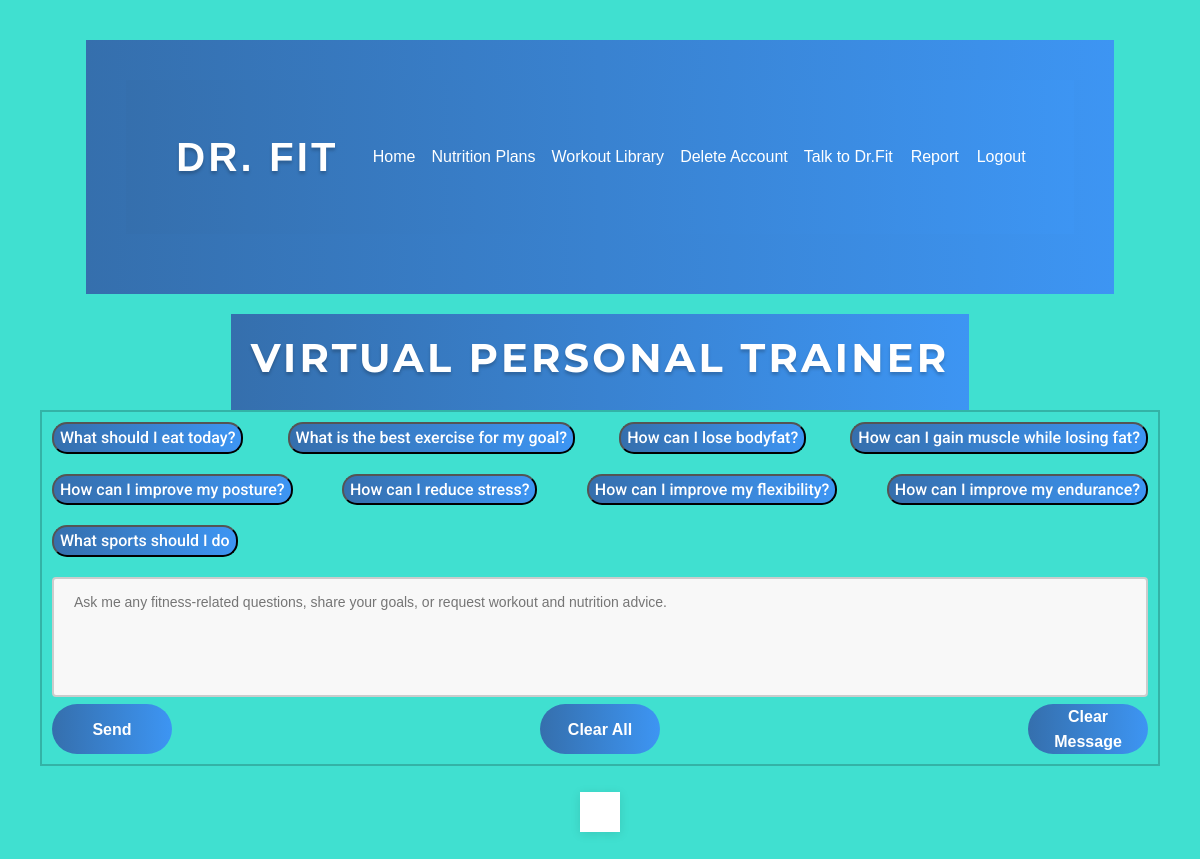
The app's page /main/1 (signed in), older data.
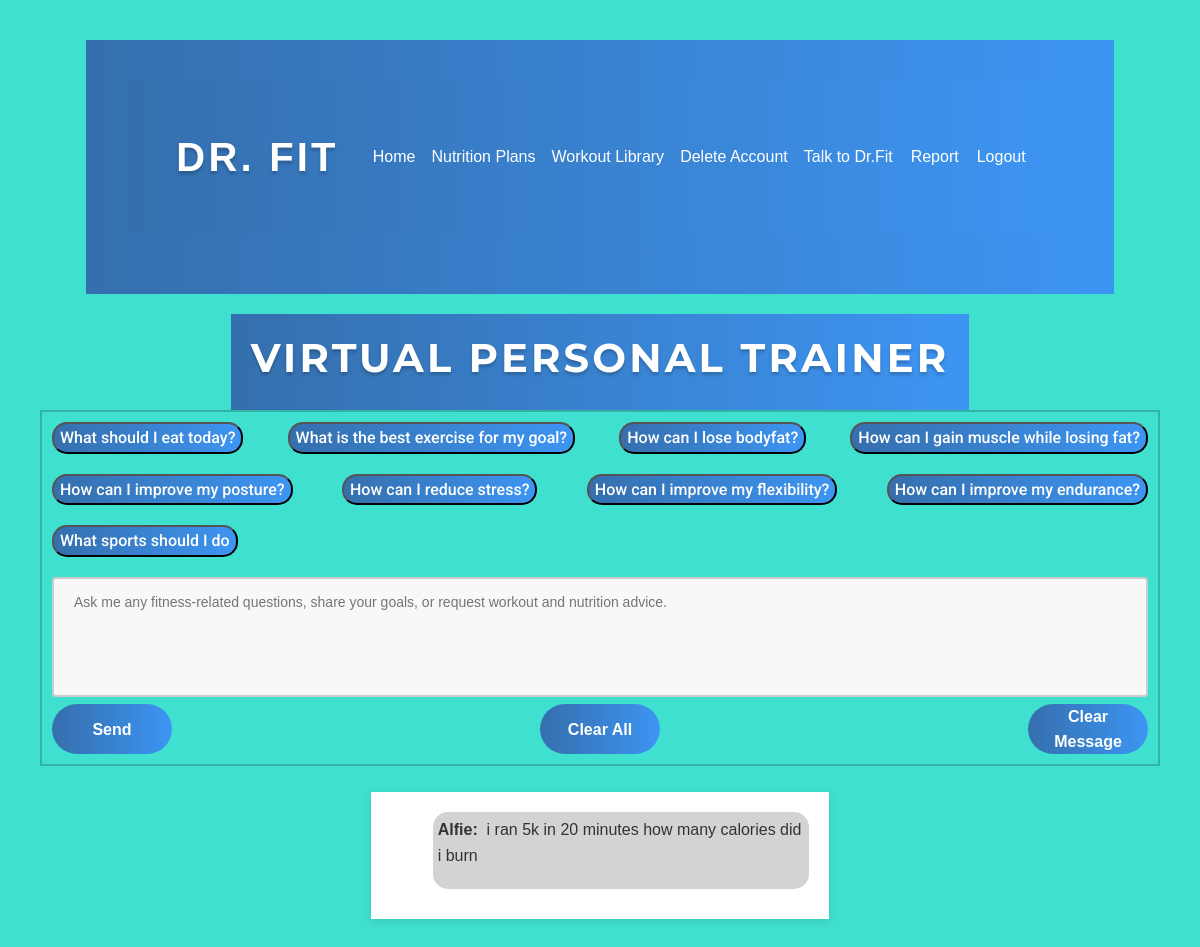
The same page, newer data.
### tables this page shows
CREATE TABLE users (id INTEGER PRIMARY KEY AUTOINCREMENT, username TEXT, email TEXT, password TEXT, gender TEXT, age INTEGER, height REAL, weight REAL, waist REAL, neck REAL, hip REAL, head REAL, goal TEXT, determination_level TEXT, activity_level TEXT, bmr_type TEXT, body_fat_percentage INTEGER, initial_plan TEXT, report TEXT, bmr FLOAT);

### blueprints/get_response.py (the view)
@get_response.route('/main/<int:user_id>')
@login_required
def mainPage(user_id) -> render_template:
    print("ROUTE: main", "FUNC: mainPage\n")
    print("SESSION: ", session)
    if not session.get("conversation"):
        print("No conversation in session - loading from the database\n")
        session["conversation"] = []
        conn = sqlite3.connect('database.db')
        curs = conn.cursor()
        curs.execute("SELECT conversation FROM conversations WHERE user_id = (?)", [user_id])
        for row in curs:
            print('xxx',row[0])
            conv_rec = eval(row[0])
            session["conversation"].append({"role": "user", "content": conv_rec['user']})
            response = conv_rec['assistant']
            if response:
                session["conversation"].append({"role": "assistant", "content": response})
        conn.close()
        print(session)
    if not session.get("conversation"):
        session["conversation"] = []
    print("SESSION: ", session)
    return render_template('main.html', conversation=session["conversation"], user_id=user_id, user_goal=current_user.goal)

### app.py (called while the page is built)
@login_manager.user_loader # Decorator for the user_loader function
def load_user(user_id):
    user_data = loadUserObject(user_id) # Loads the user data from the database
    return user_data # Returns the user data

@app.before_request
def before_request():
    if current_user.is_authenticated:  # Checks if the user is authenticated
        conn = sqlite3.connect('database.db') # Connect to the SQLite database
        curs = conn.cursor() # Create a cursor object to execute SQL commands
        curs.execute("SELECT username, gender, age, height, weight, goal FROM users WHERE id = (?)", [current_user.id]) # Fetch the user data by user ID
        g.user_data = curs.fetchone() # Assign the fetched user data to a global object "g" which is unique for each request context
        conn.close() # Close the connection to the SQLite database

### blueprints/user.py (called while the page is built)
def loadUserObject(user_id):
    conn = sqlite3.connect('database.db')
    curs = conn.cursor()
    curs.execute("SELECT id, username, email, password, gender, age, height, weight, goal, determination_level, activity_level, bmr_type, body_fat_percentage FROM users WHERE id = (?)", [user_id])
    user_data = curs.fetchone()
    conn.close()
    if user_data:
        return User(*user_data)
    else:
        return None

### templates/main.html (shortened to what this page needs)
{% extends "index.html" %}
{% block content %}
<body>
    <nav>
        <h1>Virtual Personal Trainer</h1>
    </nav>
    <div class="form-wrapper">
        <form action="{{ url_for('get_response.response', user_id=user_id) }}" method="POST">
            <div class="button-container">
                <button class="example_question" type="button" onclick="fillQuestion('What should I eat today?')">What should I eat today?</button>
                <button class="example_question" type="button" onclick="fillQuestion('What is the best exercise for my goal?')">What is the best exercise for my goal?</button>
                <button class="example_question" type="button" onclick="fillQuestion('How can I lose bodyfat?')">How can I lose bodyfat?</button>
                <button class="example_question" type="button" onclick="fillQuestion('How can I gain muscle while losing fat?')">How can I gain muscle while losing fat?</button>
                <button class="example_question" type="button" onclick="fillQuestion('How can I improve my posture?')">How can I improve my posture?</button>
                <button class="example_question" type="button" onclick="fillQuestion('How can I reduce stress?')">How can I reduce stress?</button>
                <button class="example_question" type="button" onclick="fillQuestion('How can I improve my flexibility?')">How can I improve my flexibility?</button>
                <button class="example_question" type="button" onclick="fillQuestion('How can I improve my endurance?')">How can I improve my endurance?</button>
                <button class="example_question" type="button" onclick="fillQuestion('What sports should I do')">What sports should I do</button>
            </div>
            <textarea id="user_message" class="user_message" name="user_message" placeholder="Ask me any fitness-related questions, share your goals, or request workout and nutrition advice."></textarea>
            <div class="button-wrapper">
                <button type="submit" class="send-btn">Send</button>
                <button class="send-btn" type="button" class="clear-conversation" onclick="if (confirm('Are you sure you would like to delete everything?')) { location.href='/clear_conversation' }">Clear All</button>
                <button id="clear-btn" class="send-btn" type="button" class="clear-conversation" onclick=>Clear Message</button>
            </div>
        </form>
    </div>
    <br>
    <div id="response">
        {% if conversation %}
            {% for message in conversation %}
                <div class="message-container{% if message.role == 'user' %}-user{% else %}-gpt{% endif %}">
                    {% if message.role == "user" %}
                        <p class="break-lines"><strong>{{ current_user.username }}: </strong> {{ message.content | safe }}</p>
                    {% else %}
                        {% if message.content != None %}
                            <p class="break-lines"><strong>Dr. Fit (Virtual-Personal-Trainer): </strong> <br><br>{{ message.content | safe }}</p>
                        {% endif %}
                    {% endif %}
                </div>
            {% endfor %}
        {% endif %}
    </div>
{% endblock %}

### templates/index.html (shortened to what this page needs)
<!DOCTYPE html>
<html lang="en">
<head>
    <link href="https://cdn.jsdelivr.net/npm/bootstrap@5.1.0/dist/css/bootstrap.min.css" rel="stylesheet">
    <link rel="stylesheet" href="{{ url_for('static', filename='styles.css') }}">
</head>
<body>
    <nav class="navbar navbar-expand-md navbar-light bg-primary">
        <nav class="navbar navbar-expand-md navbar-light bg-primary">
            <a class="navbar-brand" href="{{ url_for('get_response.response', user_id=current_user.id) }}">Dr. Fit</a>
            <div class="collapse navbar-collapse" id="collapsibleNavbar">
                <ul class="navbar-nav">
                    <li class="nav-item">
                        <a class="nav-link" href="{{ url_for('routes.account_route', user_id=current_user.id) }}">Home</a>
                    </li>
                    <li class="nav-item">
                        <a class="nav-link" href="{{ url_for('nutrition.nutrition_page', user_id=current_user.id) }}">Nutrition Plans</a>
                    </li>
                    <li class="nav-item">
                        <a class="nav-link" href="{{ url_for('routes.workout_library', user_id=current_user.id) }}">Workout Library</a>
                    </li>
                    <li class="nav-item">
                        <a class="nav-link" href="{{ url_for('user.delete_account', user_id=current_user.id) }}" onclick="return confirm('Are you sure you would like to delete your account? This cannot be undone.')">Delete Account</a>
                    </li>
                    <li class="nav-item">
                        <a class="nav-link" href="{{ url_for('get_response.mainPage', user_id=current_user.id) }}">Talk to Dr.Fit</a>
                    </li>
                    <li class="nav-item">
                        <a href="{{ url_for('get_response.report') }}">Report</a>
                    </li>
                    <li class="nav-item">
                        <a class="nav-link" href="{{ url_for('login.logout') }}">Logout</a>
                    </li>
                </ul>
            </div>
        </nav>
    </nav>
    {% block content %}{% endblock %}
</body>
</html>

### static/styles.css (style rules this page uses)
body { font-family: "Roboto", sans-serif; background-color: #40E0D0; color: #333; line-height: 1.6; }
a { color: #333; text-decoration: none; }
h1,h2,h3,h4,h5,h6 { font-family: 'montserrat', sans-serif !important;; }
nav { display: flex; justify-content: flex-end; align-items: center; padding: 20px; background: linear-gradient(to right, #356fad, #3d95f3); }
nav a { color: #fff; padding: 0 10px; }
body { font-family: Arial, sans-serif; }
#response { padding: 20px; background-color: #fff; box-shadow: 0 2px 10px rgba(0, 0, 0, 0.1); margin-bottom: 20px; }
.button-wrapper { display: flex; flex-direction: row; justify-content: space-between; flex-wrap: wrap; width: 100%; }
nav { position: relative; }
.break-lines { white-space: pre-wrap; }
nav h1 { font-size: 2.5rem; font-weight: 700; color: #fff; text-transform: uppercase; letter-spacing: 0.2rem; text-shadow: 0 0.2rem 0.2rem rgba(0, 0, 0, 0.2); }
.example_question { display: flex; justify-content: center; align-items: center; flex-direction: column; margin-bottom: 20px; font-size: 16px; font-family: "Roboto", sans-serif; font-weight: 500; background: linear-gradient(to right, #356fad, #3d95f3); border-radius: 15px; color: white; transition: transform .2s ease-in-out; cursor: pointer; }
.button-container { display: flex; justify-content: space-between; flex-wrap: wrap; }
.send-btn { display: inline-flex; justify-content: center; align-items: center; width: 120px; height: 50px; border-radius: 25px; font-size: 16px; font-weight: bold; color: white; background: linear-gradient(to right, #356fad, #3d95f3); border: none; cursor: pointer; text-decoration: none; transition: transform .2s ease-in-out; }
.form-wrapper { display: flex; justify-content: space-between; flex-wrap: wrap; border: 2px solid rgba(0, 0, 0, 0.202); }
.form-wrapper form { margin: 10px; }
.navbar { margin-bottom: 20px; }
.navbar a { color: #fff; }
.message-container-user { background-color: lightgrey; padding: 5px; border-radius: 15px; margin-bottom: 10px; margin-left: 10%; }
.user_message { width: 100%; height: 120px; padding: 12px 20px; box-sizing: border-box; border: 2px solid #ccc; border-radius: 4px; background-color: #f8f8f8; font-size: 14px; resize: none; }
.navbar { padding: 40px; }
body { display: flex; flex-direction: column; justify-content: center; align-items: center; min-height: 100vh; padding: 40px; }
.navbar-brand { font-size: 2.5rem; font-weight: 700; color: #fff !important; text-transform: uppercase; letter-spacing: 0.2rem; text-shadow: 0 0.2rem 0.2rem rgba(0, 0, 0, 0.2); }
.nav-link { padding: 0 10px; color: #fff !important; }

Row changes from the older to the newer data that the page shows:
now on this page (row edited): users: username "Alfie"
Text that changed along with them:
new list line: ": i ran 5k in 20 minutes how many calories did i burn"
